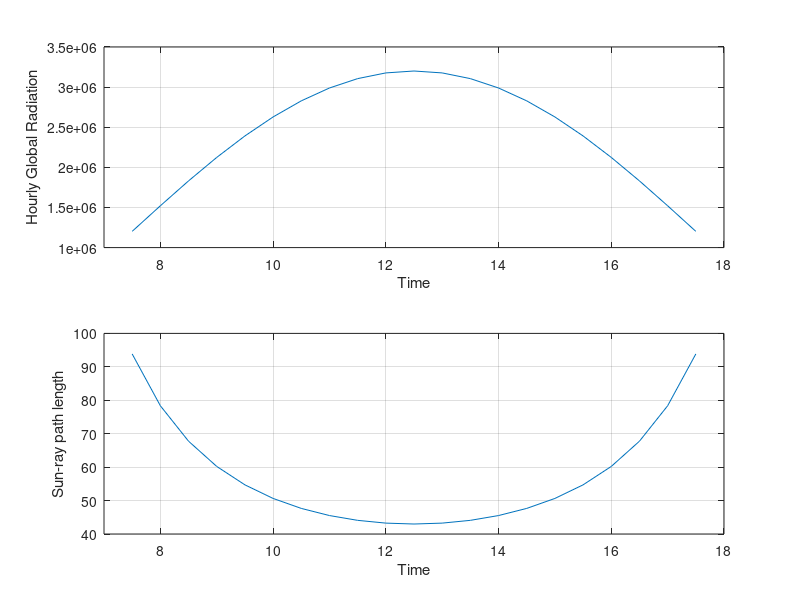

The MATLAB source for this figure:
% HW4 due Nov 13
clc;clear;close
n=196; p=43; A=0.27; 
h=[7:0.5:17]; w=-15*(12-h);
d=23.45*sind(360*(284+n)/365);
cos_tz=cosd(p)*cosd(d)*cosd(w)+sind(p)*sind(d);
a0star=[number redacted]*(6-A)^2;
a1star=0.5055+0.00595*(6.5-A)^2;
k_star=0.2711+0.01858*(2.5-A)^2;
Gon=1367*(1+0.033*cosd(360*n/365));
% 43N -> Mid-latitude, July 15 hence Mid-latitude summer. Table 2.8.1 gives
r0=0.97; r1=0.99; r2=1.02; a0=r0*a0star; a1=r1*a1star; k=r2*k_star;
tau_b=a0+a1*exp(-k./cos_tz); tau_d=0.271-0.294*tau_b;    
% Multiplication by 3600 makes it hour based. Marked by I instead of G.
% 6th number in row matrix of 20 variables equals to 9.5, which is 09:30am.
Gcnb=Gon.*tau_b; Icnb=Gcnb*3600; hourly_beam_radiation=Icnb(6)
Icb=Icnb.*cos_tz; horizontal_component=Icb(6)
Go=Gon.*cos_tz; Gd=Go.*tau_d; Id=Gd*3600;
Iglobal=Icb+Id; hourly_global_radiation=Iglobal(6)
t=[7.5:0.5:17.5];
subplot(2,1,1);plot(t,Iglobal);
hold on; grid
xlabel('Time');ylabel('Hourly Global Radiation');
axis([7,18,10^6,3.5*10^6]);

theta_z=acosd(cos_tz);
S=40*cscd(90-theta_z); sun_ray_path_length=S(6)
subplot(2,1,2);plot(t,S);
hold on; grid
xlabel('Time');ylabel('Sun-ray path length');
axis([7 18 40 100]);

% Units are W/m^2, except for Sun-Ray Path Length, unit of which is km.
% Q2 summary
% The two plots are inversely related.
% The smaller Sun-Ray Path Length, the bigger Hourly Global Radiation gets,
% since it approaches the meridian.
% This results in direct radiation to the ground & max. radiation,
% but min. distance to the meridian.